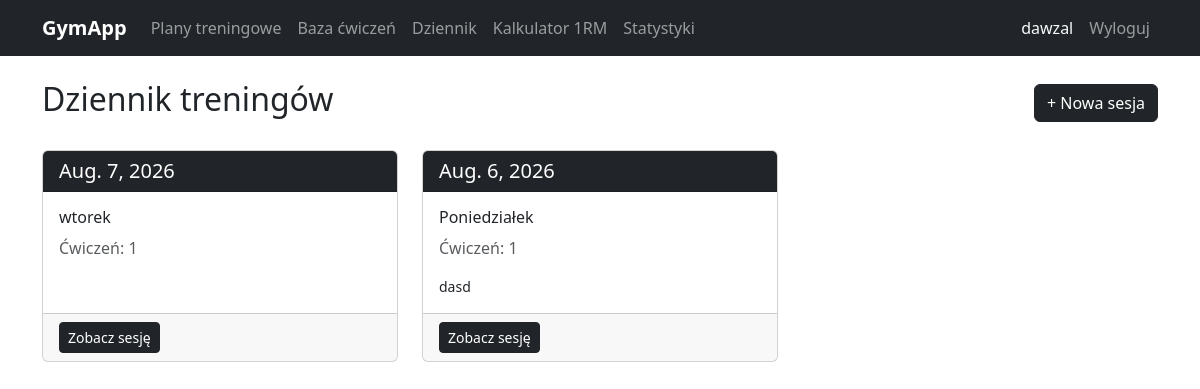
The page /dziennik/ (signed in) on the database its author committed.
### tracker/models.py (models this page shows, shortened)
class SesjaTreningowa(models.Model):
    uzytkownik = models.ForeignKey(User, on_delete=models.CASCADE)
    data = models.DateField()
    nazwa = models.CharField(max_length=100, blank=True)
    notatki = models.TextField(blank=True)
    class Meta:
        verbose_name = 'Sesja treningowa'
        verbose_name_plural = 'Sesje treningowe'
        ordering = ['-data']

### tracker/views.py (the view)
# urls.py: path('dziennik/', views.dziennik, name='dziennik'),
@login_required
def dziennik(request):
    sesje = SesjaTreningowa.objects.filter(uzytkownik=request.user)
    return render(request, 'tracker/dziennik.html', {'sesje': sesje})

### tracker/templates/tracker/dziennik.html (shortened to what this page needs)
{% extends 'base.html' %}
{% block zawartosc %}
<div class="d-flex justify-content-between align-items-center mb-4">
    <h2>Dziennik treningów</h2>
    <a href="{% url 'dodaj_sesje' %}" class="btn btn-dark">+ Nowa sesja</a>
</div>
{% if sesje %}
    <div class="row">
        {% for sesja in sesje %}
            <div class="col-md-4 mb-3">
                <div class="card h-100">
                    <div class="card-header bg-dark text-white">
                        <h5 class="mb-0">{{ sesja.data }}</h5>
                    </div>
                    <div class="card-body">
                        {% if sesja.nazwa %}
                            <h6>{{ sesja.nazwa }}</h6>
                        {% endif %}
                        <p class="text-muted">
                            Ćwiczeń: {{ sesja.wpisy.count }}
                        </p>
                        {% if sesja.notatki %}
                            <p class="card-text small">{{ sesja.notatki|truncatechars:80 }}</p>
                        {% endif %}
                    </div>
                    <div class="card-footer">
                        <a href="{% url 'szczegoly_sesji' sesja.pk %}" class="btn btn-dark btn-sm">
                            Zobacz sesję
                        </a>
                    </div>
                </div>
            </div>
        {% endfor %}
    </div>
{% else %}
    <div class="alert alert-info">
        Nie masz jeszcze żadnych sesji treningowych.
        <a href="{% url 'dodaj_sesje' %}">Dodaj pierwszą sesję!</a>
    </div>
{% endif %}
{% endblock %}

### templates/base.html (shortened to what this page needs)
<!DOCTYPE html>
<html lang="pl">
<head>
    <link href="https://cdn.jsdelivr.net/npm/bootstrap@5.3.0/dist/css/bootstrap.min.css" rel="stylesheet">
</head>
<body>
    <nav class="navbar navbar-expand-lg navbar-dark bg-dark">
        <div class="container">
            <a class="navbar-brand fw-bold" href="{% url 'dashboard' %}">GymApp</a>
            <div class="collapse navbar-collapse" id="navbarMenu">
                {% if request.user.is_authenticated %}
                <ul class="navbar-nav me-auto">
                    <li class="nav-item">
                        <a class="nav-link" href="{% url 'lista_planow' %}">Plany treningowe</a>
                    </li>
                    <li class="nav-item">
                        <a class="nav-link" href="{% url 'lista_cwiczen' %}">Baza ćwiczeń</a>
                    </li>
                    <li class="nav-item">
                        <a class="nav-link" href="{% url 'dziennik' %}">Dziennik</a>
                    </li>
                    <li class="nav-item">
                        <a class="nav-link" href="{% url 'kalkulator_1rm' %}">Kalkulator 1RM</a>
                    </li>
                    <li class="nav-item">
                        <a class="nav-link" href="{% url 'statystyki' %}">Statystyki</a>
                    </li>
                </ul>
                <ul class="navbar-nav ms-auto">
                    <li class="nav-item">
                        <span class="nav-link text-light">{{ request.user.username }}</span>
                    </li>
                    <li class="nav-item">
                        <a class="nav-link" href="{% url 'wylogowanie' %}">Wyloguj</a>
                    </li>
                </ul>
                {% endif %}
            </div>
        </div>
    </nav>
    <div class="container mt-4">
        {% block zawartosc %}{% endblock %}
    </div>
</body>
</html>

### rows shown on the page
SesjaTreningowa: data "Aug. 7, 2026", nazwa "wtorek", wpisy.count "1"
SesjaTreningowa: data "Aug. 6, 2026", nazwa "Poniedziałek", wpisy.count "1", notatki "dasd"

### other values the page prints
{{ request.user.username }} "dawzal"
